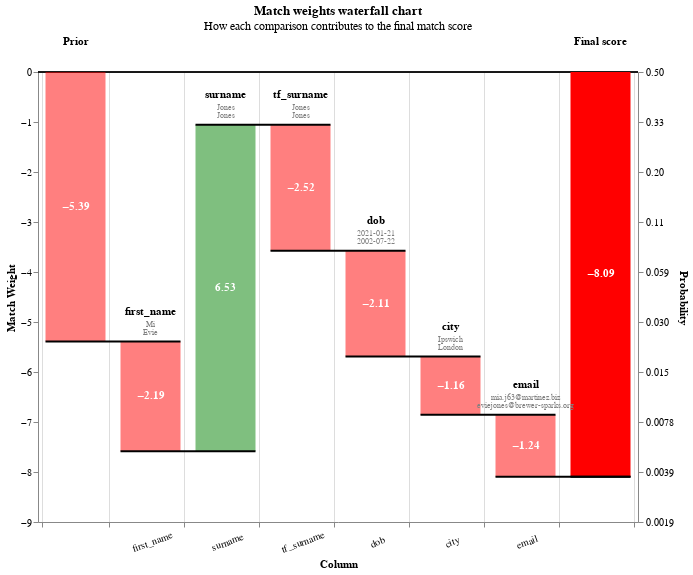

Notebook cell for this chart:
### Code cell
linker.waterfall_chart(linker.predict().as_record_dict(limit=2))

### Figure 1 — Vega-Lite specification as saved in the notebook (floating-point values rounded to 4 significant figures)
{"config": {"view": {"continuousWidth": 400, "continuousHeight": 300}}, "layer": [{"layer": [{"mark": "rule", "encoding": {"color": {"value": "black"}, "size": {"value": 0.5}, "y": {"field": "zero", "type": "quantitative"}}}, {"mark": {"type": "bar", "width": 60}, "encoding": {"color": {"condition": {"test": "(datum.log2_bayes_factor < 0)", "value": "red"}, "value": "green"}, "opacity": {"condition": {"test": "datum.column_name == 'Prior match weight' || datum.column_name == 'Final score'", "value": 1}, "value": 0.5}, "tooltip": [{"field": "column_name", "title": "Comparison column", "type": "nominal"}, {"field": "value_l", "title": "Value (L)", "type": "nominal"}, {"field": "value_r", "title": "Value (R)", "type": "nominal"}, {"field": "label_for_charts", "title": "Label", "type": "ordinal"}, {"field": "sql_condition", "title": "SQL condition", "type": "nominal"}, {"field": "comparison_vector_value", "title": "Comparison vector value", "type": "nominal"}, {"field": "bayes_factor", "format": ",.4f", "title": "Bayes factor = m/u", "type": "quantitative"}, {"field": "log2_bayes_factor", "format": ",.4f", "title": "Match weight = log2(m/u)", "type": "quantitative"}, {"field": "prob", "format": ".4f", "title": "Cumulative match probability", "type": "quantitative"}, {"field": "bayes_factor_description", "title": "Match weight description", "type": "nominal"}], "x": {"axis": {"grid": true, "labelAlign": "center", "labelAngle": -20, "labelExpr": "datum.value == 'Prior' || datum.value == 'Final score' ? '' : datum.value", "labelPadding": 10, "tickBand": "extent", "title": "Column"}, "field": "column_name", "sort": {"field": "bar_sort_order", "order": "ascending"}, "type": "nominal"}, "y": {"axis": {"grid": false, "orient": "left", "title": "Match Weight"}, "field": "previous_sum", "type": "quantitative"}, "y2": {"field": "sum"}}}, {"mark": {"type": "text", "fontWeight": "bold"}, "encoding": {"color": {"value": "white"}, "text": {"condition": {"test": "abs(datum.log2_bayes_factor) > 1", "field": "log2_bayes_factor", "format": ".2f", "type": "nominal"}, "value": ""}, "x": {"axis": {"labelAngle": -20, "title": "Column"}, "field": "column_name", "sort": {"field": "bar_sort_order", "order": "ascending"}, "type": "nominal"}, "y": {"axis": {"orient": "left"}, "field": "center", "type": "quantitative"}}}, {"mark": {"type": "text", "baseline": "bottom", "dy": -25, "fontWeight": "bold"}, "encoding": {"color": {"value": "black"}, "text": {"field": "column_name", "type": "nominal"}, "x": {"axis": {"labelAngle": -20, "title": "Column"}, "field": "column_name", "sort": {"field": "bar_sort_order", "order": "ascending"}, "type": "nominal"}, "y": {"field": "sum_top", "type": "quantitative"}}}, {"mark": {"type": "text", "baseline": "bottom", "dy": -13, "fontSize": 8}, "encoding": {"color": {"value": "grey"}, "text": {"field": "value_l", "type": "nominal"}, "x": {"axis": {"labelAngle": -20, "title": "Column"}, "field": "column_name", "sort": {"field": "bar_sort_order", "order": "ascending"}, "type": "nominal"}, "y": {"field": "sum_top", "type": "quantitative"}}}, {"mark": {"type": "text", "baseline": "bottom", "dy": -5, "fontSize": 8}, "encoding": {"color": {"value": "grey"}, "text": {"field": "value_r", "type": "nominal"}, "x": {"axis": {"labelAngle": -20, "title": "Column"}, "field": "column_name", "sort": {"field": "bar_sort_order", "order": "ascending"}, "type": "nominal"}, "y": {"field": "sum_top", "type": "quantitative"}}}]}, {"mark": {"type": "rule", "color": "black", "strokeWidth": 2, "x2Offset": 30, "xOffset": -30}, "encoding": {"x": {"axis": {"labelAngle": -20, "title": "Column"}, "field": "column_name", "sort": {"field": "bar_sort_order", "order": "ascending"}, "type": "nominal"}, "x2": {"field": "lead"}, "y": {"axis": {"labelExpr": "format(1 / (1 + pow(2, -1*datum.value)), '.2r')", "orient": "right", "title": "Probability"}, "field": "sum", "scale": {"zero": false}, "type": "quantitative"}}}], "data": {"name": "data-46a5c5200d09b7285537a93fbdb070eb"}, "height": 450, "params": [{"name": "record_number", "bind": {"input": "range", "max": 1, "min": 0, "step": 1}, "value": 0}], "resolve": {"axis": {"y": "independent"}}, "title": {"text": "Match weights waterfall chart", "subtitle": "How each comparison contributes to the final match score"}, "transform": [{"filter": "(datum.record_number == record_number)"}, {"filter": "(datum.bayes_factor !== 1.0)"}, {"window": [{"op": "sum", "field": "log2_bayes_factor", "as": "sum"}, {"op": "lead", "field": "column_name", "as": "lead"}], "frame": [null, 0]}, {"calculate": "datum.column_name === \"Final score\" ? datum.sum - datum.log2_bayes_factor : datum.sum", "as": "sum"}, {"calculate": "datum.lead === null ? datum.column_name : datum.lead", "as": "lead"}, {"calculate": "datum.column_name === \"Final score\" || datum.column_name === \"Prior match weight\" ? 0 : datum.sum - datum.log2_bayes_factor", "as": "previous_sum"}, {"calculate": "datum.sum > datum.previous_sum ? datum.column_name : \"\"", "as": "top_label"}, {"calculate": "datum.sum < datum.previous_sum ? datum.column_name : \"\"", "as": "bottom_label"}, {"calculate": "datum.sum > datum.previous_sum ? datum.sum : datum.previous_sum", "as": "sum_top"}, {"calculate": "datum.sum < datum.previous_sum ? datum.sum : datum.previous_sum", "as": "sum_bottom"}, {"calculate": "(datum.sum + datum.previous_sum) / 2", "as": "center"}, {"calculate": "(datum.log2_bayes_factor > 0 ? \"+\" : \"\") + datum.log2_bayes_factor", "as": "text_log2_bayes_factor"}, {"calculate": "datum.sum < datum.previous_sum ? 4 : -4", "as": "dy"}, {"calculate": "datum.sum < datum.previous_sum ? \"top\" : \"bottom\"", "as": "baseline"}, {"calculate": "1. / (1 + pow(2, -1.*datum.sum))", "as": "prob"}, {"calculate": "0*datum.sum", "as": "zero"}], "width": {"step": 75}, "$schema": "https://vega.github.io/schema/vega-lite/v5.9.3.json", "datasets": {"data-46a5c5200d09b7285537a93fbdb070eb": [{"column_name": "Prior", "label_for_charts": "Starting match weight (prior)", "sql_condition": null, "log2_bayes_factor": -5.392, "bayes_factor": 0.02382, "comparison_vector_value": null, "m_probability": null, "u_probability": null, "bayes_factor_description": null, "value_l": "", "value_r": "", "term_frequency_adjustment": null, "bar_sort_order": 0, "record_number": 0}, {"column_name": "first_name", "label_for_charts": "All other comparisons", "sql_condition": "ELSE", "log2_bayes_factor": -2.193, "bayes_factor": 0.2188, "comparison_vector_value": 0, "m_probability": 0.2153, "u_probability": 0.9841, "bayes_factor_description": "If comparison level is `all other comparisons` then comparison is  4.57 times less likely to be a match", "value_l": "Mi", "value_r": "Evie", "term_frequency_adjustment": false, "bar_sort_order": 1, "record_number": 0}, {"column_name": "tf_first_name", "label_for_charts": "All other comparisons", "sql_condition": "ELSE", "log2_bayes_factor": 0.0, "bayes_factor": 1.0, "comparison_vector_value": 0, "m_probability": 0.2153, "u_probability": 0.9841, "bayes_factor_description": "If comparison level is `all other comparisons` then comparison is  4.57 times less likely to be a match", "value_l": "", "value_r": "", "term_frequency_adjustment": true, "bar_sort_order": 2, "record_number": 0}, {"column_name": "surname", "label_for_charts": "exact_match", "sql_condition": "surname_l = surname_r", "log2_bayes_factor": 6.53, "bayes_factor": 92.39, "comparison_vector_value": 2, "m_probability": 0.4518, "u_probability": 0.00489, "bayes_factor_description": "If comparison level is `exact_match` then comparison is 92.39 times more likely to be a match", "value_l": "Jones", "value_r": "Jones", "term_frequency_adjustment": false, "bar_sort_order": 3, "record_number": 0}, {"column_name": "tf_surname", "label_for_charts": "Term freq adjustment on surname with weight {cl.tf_adjustment_weight}", "sql_condition": "surname_l = surname_r", "log2_bayes_factor": -2.522, "bayes_factor": 0.1741, "comparison_vector_value": 2, "m_probability": null, "u_probability": null, "bayes_factor_description": "Term frequency adjustment on surname makes comparison  5.74 times less likely to be a match", "value_l": "Jones", "value_r": "Jones", "term_frequency_adjustment": true, "bar_sort_order": 4, "record_number": 0}, {"column_name": "dob", "label_for_charts": "All other comparisons", "sql_condition": "ELSE", "log2_bayes_factor": -2.115, "bayes_factor": 0.2309, "comparison_vector_value": 0, "m_probability": 0.2265, "u_probability": 0.9811, "bayes_factor_description": "If comparison level is `all other comparisons` then comparison is  4.33 times less likely to be a match", "value_l": "2021-01-21", "value_r": "2002-07-22", "term_frequency_adjustment": false, "bar_sort_order": 5, "record_number": 0}, {"column_name": "tf_dob", "label_for_charts": "All other comparisons", "sql_condition": "ELSE", "log2_bayes_factor": 0.0, "bayes_factor": 1.0, "comparison_vector_value": 0, "m_probability": 0.2265, "u_probability": 0.9811, "bayes_factor_description": "If comparison level is `all other comparisons` then comparison is  4.33 times less likely to be a match", "value_l": "", "value_r": "", "term_frequency_adjustment": true, "bar_sort_order": 6, "record_number": 0}, {"column_name": "city", "label_for_charts": "All other comparisons", "sql_condition": "ELSE", "log2_bayes_factor": -1.164, "bayes_factor": 0.4464, "comparison_vector_value": 0, "m_probability": 0.4218, "u_probability": 0.9449, "bayes_factor_description": "If comparison level is `all other comparisons` then comparison is  2.24 times less likely to be a match", "value_l": "Ipswich", "value_r": "London", "term_frequency_adjustment": false, "bar_sort_order": 7, "record_number": 0}, {"column_name": "tf_city", "label_for_charts": "All other comparisons", "sql_condition": "ELSE", "log2_bayes_factor": 0.0, "bayes_factor": 1.0, "comparison_vector_value": 0, "m_probability": 0.4218, "u_probability": 0.9449, "bayes_factor_description": "If comparison level is `all other comparisons` then comparison is  2.24 times less likely to be a match", "value_l": "", "value_r": "", "term_frequency_adjustment": true, "bar_sort_order": 8, "record_number": 0}, {"column_name": "email", "label_for_charts": "All other comparisons", "sql_condition": "ELSE", "log2_bayes_factor": -1.24, "bayes_factor": 0.4234, "comparison_vector_value": 0, "m_probability": 0.4225, "u_probability": 0.9978, "bayes_factor_description": "If comparison level is `all other comparisons` then comparison is  2.36 times less likely to be a match", "value_l": "mia.j63@martinez.biz", "value_r": "eviejones@brewer-sparks.org", "term_frequency_adjustment": false, "bar_sort_order": 9, "record_number": 0}, {"column_name": "tf_email", "label_for_charts": "All other comparisons", "sql_condition": "ELSE", "log2_bayes_factor": 0.0, "bayes_factor": 1.0, "comparison_vector_value": 0, "m_probability": 0.4225, "u_probability": 0.9978, "bayes_factor_description": "If comparison level is `all other comparisons` then comparison is  2.36 times less likely to be a match", "value_l": "", "value_r": "", "term_frequency_adjustment": true, "bar_sort_order": 10, "record_number": 0}, {"column_name": "Final score", "label_for_charts": "Final score", "sql_condition": null, "log2_bayes_factor": -8.095, "bayes_factor": 0.003658, "comparison_vector_value": null, "m_probability": null, "u_probability": null, "bayes_factor_description": null, "value_l": "", "value_r": "", "term_frequency_adjustment": null, "bar_sort_order": 11, "record_number": 0}, {"column_name": "Prior", "label_for_charts": "Starting match weight (prior)", "sql_condition": null, "log2_bayes_factor": -5.392, "bayes_factor": 0.02382, "comparison_vector_value": null, "m_probability": null, "u_probability": null, "bayes_factor_description": null, "value_l": "", "value_r": "", "term_frequency_adjustment": null, "bar_sort_order": 0, "record_number": 1}, {"column_name": "first_name", "label_for_charts": "All other comparisons", "sql_condition": "ELSE", "log2_bayes_factor": -2.193, "bayes_factor": 0.2188, "comparison_vector_value": 0, "m_probability": 0.2153, "u_probability": 0.9841, "bayes_factor_description": "If comparison level is `all other comparisons` then comparison is  4.57 times less likely to be a match", "value_l": "Mi", "value_r": "Maryam", "term_frequency_adjustment": false, "bar_sort_order": 1, "record_number": 1}, {"column_name": "tf_first_name", "label_for_charts": "All other comparisons", "sql_condition": "ELSE", "log2_bayes_factor": 0.0, "bayes_factor": 1.0, "comparison_vector_value": 0, "m_probability": 0.2153, "u_probability": 0.9841, "bayes_factor_description": "If comparison level is `all other comparisons` then comparison is  4.57 times less likely to be a match", "value_l": "", "value_r": "", "term_frequency_adjustment": true, "bar_sort_order": 2, "record_number": 1}, {"column_name": "surname", "label_for_charts": "exact_match", "sql_condition": "surname_l = surname_r", "log2_bayes_factor": 6.53, "bayes_factor": 92.39, "comparison_vector_value": 2, "m_probability": 0.4518, "u_probability": 0.00489, "bayes_factor_description": "If comparison level is `exact_match` then comparison is 92.39 times more likely to be a match", "value_l": "Jones", "value_r": "Jones", "term_frequency_adjustment": false, "bar_sort_order": 3, "record_number": 1}, {"column_name": "tf_surname", "label_for_charts": "Term freq adjustment on surname with weight {cl.tf_adjustment_weight}", "sql_condition": "surname_l = surname_r", "log2_bayes_factor": -2.522, "bayes_factor": 0.1741, "comparison_vector_value": 2, "m_probability": null, "u_probability": null, "bayes_factor_description": "Term frequency adjustment on surname makes comparison  5.74 times less likely to be a match", "value_l": "Jones", "value_r": "Jones", "term_frequency_adjustment": true, "bar_sort_order": 4, "record_number": 1}, {"column_name": "dob", "label_for_charts": "All other comparisons", "sql_condition": "ELSE", "log2_bayes_factor": -2.115, "bayes_factor": 0.2309, "comparison_vector_value": 0, "m_probability": 0.2265, "u_probability": 0.9811, "bayes_factor_description": "If comparison level is `all other comparisons` then comparison is  4.33 times less likely to be a match", "value_l": "2021-01-21", "value_r": "1992-07-06", "term_frequency_adjustment": false, "bar_sort_order": 5, "record_number": 1}, {"column_name": "tf_dob", "label_for_charts": "All other comparisons", "sql_condition": "ELSE", "log2_bayes_factor": 0.0, "bayes_factor": 1.0, "comparison_vector_value": 0, "m_probability": 0.2265, "u_probability": 0.9811, "bayes_factor_description": "If comparison level is `all other comparisons` then comparison is  4.33 times less likely to be a match", "value_l": "", "value_r": "", "term_frequency_adjustment": true, "bar_sort_order": 6, "record_number": 1}, {"column_name": "city", "label_for_charts": "All other comparisons", "sql_condition": "ELSE", "log2_bayes_factor": -1.164, "bayes_factor": 0.4464, "comparison_vector_value": 0, "m_probability": 0.4218, "u_probability": 0.9449, "bayes_factor_description": "If comparison level is `all other comparisons` then comparison is  2.24 times less likely to be a match", "value_l": "Ipswich", "value_r": "Coventry", "term_frequency_adjustment": false, "bar_sort_order": 7, "record_number": 1}, {"column_name": "tf_city", "label_for_charts": "All other comparisons", "sql_condition": "ELSE", "log2_bayes_factor": 0.0, "bayes_factor": 1.0, "comparison_vector_value": 0, "m_probability": 0.4218, "u_probability": 0.9449, "bayes_factor_description": "If comparison level is `all other comparisons` then comparison is  2.24 times less likely to be a match", "value_l": "", "value_r": "", "term_frequency_adjustment": true, "bar_sort_order": 8, "record_number": 1}, {"column_name": "email", "label_for_charts": "All other comparisons", "sql_condition": "ELSE", "log2_bayes_factor": -1.24, "bayes_factor": 0.4234, "comparison_vector_value": 0, "m_probability": 0.4225, "u_probability": 0.9978, "bayes_factor_description": "If comparison level is `all other comparisons` then comparison is  2.36 times less likely to be a match", "value_l": "mia.j63@martinez.biz", "value_r": "maryam.j47@myers.com", "term_frequency_adjustment": false, "bar_sort_order": 9, "record_number": 1}, {"column_name": "tf_email", "label_for_charts": "All other comparisons", "sql_condition": "ELSE", "log2_bayes_factor": 0.0, "bayes_factor": 1.0, "comparison_vector_value": 0, "m_probability": 0.4225, "u_probability": 0.9978, "bayes_factor_description": "If comparison level is `all other comparisons` then comparison is  2.36 times less likely to be a match", "value_l": "", "value_r": "", "term_frequency_adjustment": true, "bar_sort_order": 10, "record_number": 1}, {"column_name": "Final score", "label_for_charts": "Final score", "sql_condition": null, "log2_bayes_factor": -8.095, "bayes_factor": 0.003658, "comparison_vector_value": null, "m_probability": null, "u_probability": null, "bayes_factor_description": null, "value_l": "", "value_r": "", "term_frequency_adjustment": null, "bar_sort_order": 11, "record_number": 1}]}}
